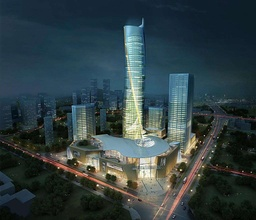
#> input picture slic/2.jpg, 256 x 220 px, shrunk from 1024 x 880 before the run
$ python slic.py 2.jpg 5 5
#> lines starting #> are read from the running program, lines starting #| are printed output that depends on the picture
import math
import sys
from skimage import io, color
import numpy as np
from tqdm import trange


class Cluster(object):
    cluster_index = 1

    def __init__(self, h, w, l=0, a=0, b=0):
        self.update(h, w, l, a, b)
        self.pixels = []
        self.no = self.cluster_index
        Cluster.cluster_index += 1

    def update(self, h, w, l, a, b):
        self.h = h
        self.w = w
        self.l = l
        self.a = a
        self.b = b

    def __str__(self):
        return "{},{}:{} {} {} ".format(self.h, self.w, self.l, self.a, self.b)

    def __repr__(self):
        return self.__str__()


class SLICProcessor(object):
    @staticmethod
    def open_image(path):
        """
        Return:
            3D array, row col [LAB]
        """
#> called with path = '2.jpg'
        rgb = io.imread(path)
#> rgb is the input picture: shape (220, 256, 3); mean R, G, B 49.3, 64.1, 66.9
        lab_arr = color.rgb2lab(rgb)
#> lab_arr: shape (220, 256, 3) float64; mean of channels 0, 1, 2 25.3, -4, -3.7
        return lab_arr

    @staticmethod
    def save_lab_image(path, lab_arr):
        """
        Convert the array to RBG, then save the image
        :param path:
        :param lab_arr:
        :return:
        """
        rgb_arr = color.lab2rgb(lab_arr)
        io.imsave(path, rgb_arr)

    def make_cluster(self, h, w):
        h = int(h)
        w = int(w)
        return Cluster(h, w,self.data[h][w][0],self.data[h][w][1],self.data[h][w][2])

    def __init__(self, filename, K, M):
        self.K = K
        self.M = M

        self.filename = filename
        self.data = self.open_image(filename)
        self.image_height = self.data.shape[0]
#> self.image_height = 220
        self.image_width = self.data.shape[1]
#> self.image_width = 256
        self.N = self.image_height * self.image_width
#> self.N = 56320
        self.S = int(math.sqrt(self.N / self.K))
#> self.S = 106

        self.clusters = []
        self.label = {}
        self.dis = np.full((self.image_height, self.image_width), np.inf)

    def init_clusters(self):
        h = self.S / 2
#> h = 53
        w = self.S / 2
#> w = 53
        while h < self.image_height:
            while w < self.image_width:
                self.clusters.append(self.make_cluster(h, w))
                w += self.S
            w = self.S / 2
            h += self.S
#> this loop made 2 passes
#> (h, w) on pass 1: (53, 53)
#> (w, h) on pass 2: (53, 159)
#> after the loop, h = 265; self.clusters = 4 items

    def get_gradient(self, h, w):
        if w + 1 >= self.image_width:
            w = self.image_width - 2
        if h + 1 >= self.image_height:
            h = self.image_height - 2

        print('w'+ str(w) +',h'+ str(h))
        gradient = self.data[w + 1][h + 1][0] - self.data[w][h][0] + \
                   self.data[w + 1][h + 1][1] - self.data[w][h][1] + \
                   self.data[w + 1][h + 1][2] - self.data[w][h][2]
        return gradient

    def move_clusters(self):
        for cluster in self.clusters:
            cluster_gradient = self.get_gradient(cluster.h, cluster.w)
            for dh in range(-1, 2):
                for dw in range(-1, 2):
                    _h = cluster.h + dh
                    _w = cluster.w + dw
                    print(str(_h)+'   '+str(_w))
                    print(str(cluster.h)+','+str(cluster.w))
                    new_gradient = self.get_gradient(_h, _w)
                    if new_gradient < cluster_gradient:
                        cluster.update(_h, _w, self.data[_h][_w][0], self.data[_h][_w][1], self.data[_h][_w][2])
                        cluster_gradient = new_gradient
#> this loop made 4 passes
#> (printed output is left out)

    def assignment(self):
        for cluster in self.clusters:
            for h in range(cluster.h - 2 * self.S, cluster.h + 2 * self.S):
                if h < 0 or h >= self.image_height: continue
                for w in range(cluster.w - 2 * self.S, cluster.w + 2 * self.S):
                    if w < 0 or w >= self.image_width: continue
                    L, A, B = self.data[h][w]
                    Dc = math.sqrt(
                        math.pow(L - cluster.l, 2) +
                        math.pow(A - cluster.a, 2) +
                        math.pow(B - cluster.b, 2))
                    Ds = math.sqrt(
                        math.pow(h - cluster.h, 2) +
                        math.pow(w - cluster.w, 2))
                    D = math.sqrt(math.pow(Dc / self.M, 2) + math.pow(Ds / self.S, 2))
                    if D < self.dis[h][w]:
                        if (h, w) not in self.label:
                            self.label[(h, w)] = cluster
                            cluster.pixels.append((h, w))
                        else:
                            self.label[(h, w)].pixels.remove((h, w))
                            self.label[(h, w)] = cluster
                            cluster.pixels.append((h, w))
                        self.dis[h][w] = D

    def update_cluster(self):
        for cluster in self.clusters:
            sum_h = sum_w = number = 0
            for p in cluster.pixels:
                sum_h += p[0]
                sum_w += p[1]
                number += 1
                _h = int(sum_h / number)
                _w = int(sum_w / number)
                cluster.update(_h, _w, self.data[_h][_w][0], self.data[_h][_w][1], self.data[_h][_w][2])

    def save_current_image(self, name):
        image_arr = np.copy(self.data)
        for cluster in self.clusters:
            for p in cluster.pixels:
                image_arr[p[0]][p[1]][0] = cluster.l
                image_arr[p[0]][p[1]][1] = cluster.a
                image_arr[p[0]][p[1]][2] = cluster.b
            image_arr[cluster.h][cluster.w][0] = 0
            image_arr[cluster.h][cluster.w][1] = 0
            image_arr[cluster.h][cluster.w][2] = 0
        self.save_lab_image(name, image_arr)

    def iterate_10times(self):
        self.init_clusters()
        self.move_clusters()
        for i in trange(10):
            self.assignment()
            self.update_cluster()
            name = ('lenna_M{m}_K{k}_loop{loop}.'+self.filename.split('.')[1]).format(loop=i, m=self.M, k=self.K)
            self.save_current_image(name)
#> this loop made 1 pass
#> pass 1, in save_lab_image, `rgb_arr = color.lab2rgb(lab_arr)`:
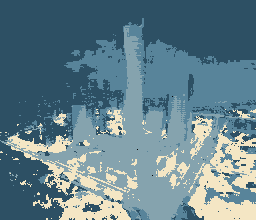
#> rgb_arr: shape (220, 256, 3) float64; mean R, G, B 0.395, 0.509, 0.55


if __name__ == '__main__':
    p = SLICProcessor(sys.argv[1], int(sys.argv[2]), int(sys.argv[3])) #argv1 image name,argv2(200-1000),argv3(5-40)
#> (the run stopped early here; a loop or call above may not have finished)
